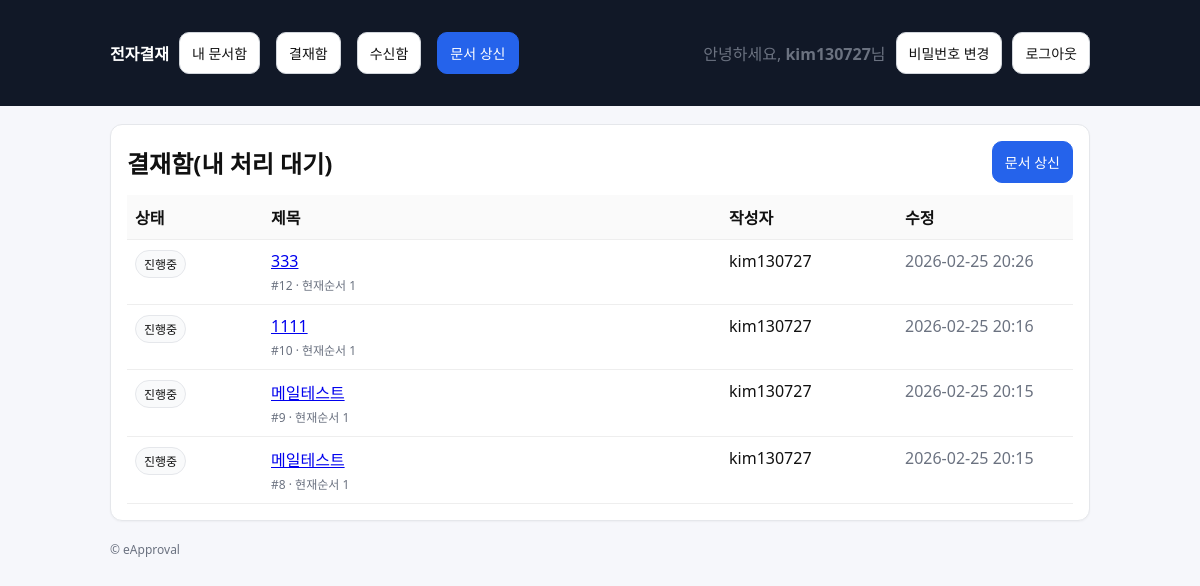
Page /approvals/inbox/ (signed in) on the committed database.
### approvals/models.py (models this page shows, shortened)
class Document(models.Model):
    class Status(models.TextChoices):
        DRAFT = "DRAFT", "임시"
        SUBMITTED = "SUBMITTED", "상신"
        IN_PROGRESS = "IN_PROGRESS", "진행중"
        REJECTED = "REJECTED", "반려"
        COMPLETED = "COMPLETED", "완료"
    title = models.CharField(max_length=200)
    content = models.TextField(blank=True)
    created_by = models.ForeignKey(
        settings.AUTH_USER_MODEL, on_delete=models.PROTECT, related_name="docs_created"
    )
    status = models.CharField(max_length=20, choices=Status.choices, default=Status.DRAFT)
    current_line_order = models.PositiveIntegerField(default=1)
    created_at = models.DateTimeField(auto_now_add=True)
    updated_at = models.DateTimeField(auto_now=True)

### approvals/views.py (the view)
# urls.py: path("approvals/inbox/", views.inbox, name="inbox"),
@login_required
def inbox(request):
    docs = inbox_pending(request.user)
    return render(request, "approvals/doc_list.html", {"title": "결재함(내 처리 대기)", "docs": docs})

### approvals/selectors.py (called while the page is built)
def inbox_pending(user):
    return (
        Document.objects.filter(
            status=Document.Status.IN_PROGRESS,
            lines__user=user,
            lines__decision=DocumentLine.Decision.PENDING,
            lines__order=F("current_line_order"),
            lines__role__in=[DocumentLine.Role.CONSULT, DocumentLine.Role.APPROVE],
        )
        .distinct()
        .order_by("-id")
    )

### templates/approvals/doc_list.html (shortened to what this page needs)
{% extends "base.html" %}
{% block content %}
  <div class="card">
    <div class="row" style="justify-content:space-between;">
      <h2 style="margin:0;">{{ title }}</h2>
      <a class="btn btn-primary" href="{% url 'approvals:doc_create' %}">문서 상신</a>
    </div>
    <div style="margin-top:12px;">
      <table class="table">
        <thead>
          <tr>
            <th style="width:120px;">상태</th>
            <th>제목</th>
            <th style="width:160px;">작성자</th>
            <th style="width:160px;">수정</th>
          </tr>
        </thead>
        <tbody>
        {% for doc in docs %}
          <tr>
            <td><span class="badge">{{ doc.get_status_display }}</span></td>
            <td>
              <a href="{% url 'approvals:doc_detail' doc.id %}">
                {{ doc.title }}
              </a>
              <div class="muted" style="font-size:12px; margin-top:4px;">
                #{{ doc.id }} · 현재순서 {{ doc.current_line_order }}
              </div>
            </td>
            <td>{{ doc.created_by.username }}</td>
            <td class="muted">{{ doc.updated_at|date:"Y-m-d H:i" }}</td>
          </tr>
        {% empty %}
          <tr>
            <td colspan="4" class="muted">문서가 없습니다.</td>
          </tr>
        {% endfor %}
        </tbody>
      </table>
    </div>
  </div>
{% endblock %}

### templates/base.html (shortened to what this page needs)
<!doctype html>
<html lang="ko">
<head>
</head>
<body>
  <header>
    <div class="wrap">
      <nav>
        <a href="{% url 'approvals:home' %}"><strong>전자결재</strong></a>
        <a class="btn" href="{% url 'approvals:doc_list' %}">내 문서함</a>
        <a class="btn" href="{% url 'approvals:inbox' %}">결재함</a>
        <a class="btn" href="{% url 'approvals:received' %}">수신함</a>
        <a class="btn btn-primary" href="{% url 'approvals:doc_create' %}">문서 상신</a>
        {% if user.is_authenticated %}
          <span class="muted">안녕하세요, <strong>{{ user.username }}</strong>님</span>
          <a class="btn" href="{% url 'accounts:password_change' %}">비밀번호 변경</a>
          <form method="post" action="{% url 'accounts:logout' %}" style="display:inline;">
            <button class="btn" type="submit">로그아웃</button>
          </form>
        {% else %}
          <a class="btn" href="{% url 'accounts:login' %}">로그인</a>
          <a class="btn btn-primary" href="{% url 'accounts:signup' %}">회원가입</a>
        {% endif %}
      </nav>
    </div>
  </header>
  <main class="wrap">
    {% block content %}{% endblock %}
    <footer class="muted">
      <div>© eApproval</div>
    </footer>
  </main>
</body>
</html>

### templates/base.html (style rules this page uses)
body { font-family: system-ui, -apple-system, Segoe UI, Roboto, "Noto Sans KR", Arial, sans-serif; margin:0; background:#f6f7fb; color:#111; }
header { background:#111827; color:#fff; padding:14px 18px; }
header a { color:#fff; text-decoration:none; }
.wrap { max-width: 980px; margin: 0 auto; padding: 18px; }
nav { display:flex; gap:10px; flex-wrap:wrap; align-items:center; }
.card { background:#fff; border:1px solid #e5e7eb; border-radius:12px; padding:16px; box-shadow: 0 1px 2px rgba(0,0,0,0.04); }
.btn { display:inline-block; padding:10px 12px; border-radius:10px; border:1px solid #d1d5db; background:#fff; text-decoration:none; color:#111; font-size:14px; }
.btn-primary { background:#2563eb; border-color:#2563eb; color:#fff; }
.btn + .btn { margin-left: 6px; }
.muted { color:#6b7280; }
.table { width:100%; border-collapse: collapse; }
.table th, .table td { border-bottom:1px solid #eee; padding:10px 8px; text-align:left; vertical-align:top; }
.table th { background:#fafafa; font-weight:600; }
.badge { display:inline-block; padding:4px 8px; border-radius:999px; font-size:12px; border:1px solid #e5e7eb; background:#f9fafb; }
.row { display:flex; gap:10px; flex-wrap:wrap; align-items:center; }
footer { padding: 20px 0; color:#6b7280; font-size:12px; }

### rows in the picture
Document: status "진행중", title "333", id "12", current_line_order "1", created_by.username "kim130727", updated_at "2026-02-25 20:26"
Document: status "진행중", title "1111", id "10", current_line_order "1", created_by.username "kim130727", updated_at "2026-02-25 20:16"
Document: status "진행중", title "메일테스트", id "9", current_line_order "1", created_by.username "kim130727", updated_at "2026-02-25 20:15"
Document: status "진행중", title "메일테스트", id "8", current_line_order "1", created_by.username "kim130727", updated_at "2026-02-25 20:15"

### other values in the picture
{{ user.username }} "kim130727"
{{ title }} "결재함(내 처리 대기)"
